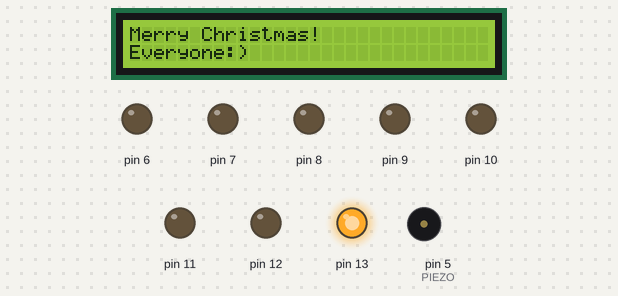
The sketch below on a simulated Arduino Uno, built with avr-gcc and run on an emulated ATmega328P. Parts: 30×2 character LCD, output pins drawn as LEDs (lit = HIGH), buzzer (waves = sounding).

Above: at 3.13 s.
At 3.8 s:
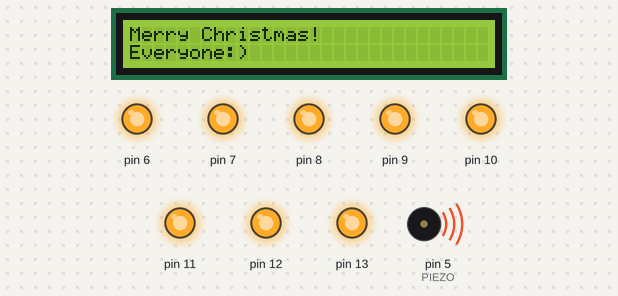
At 12.84 s:
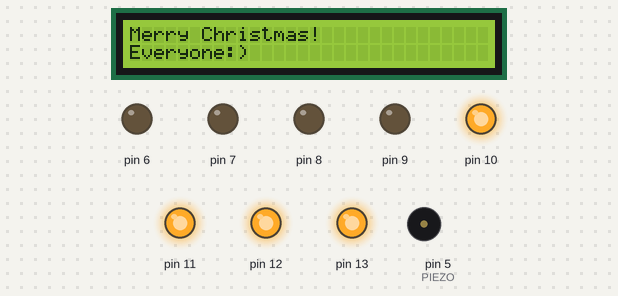
At 21.84 s:
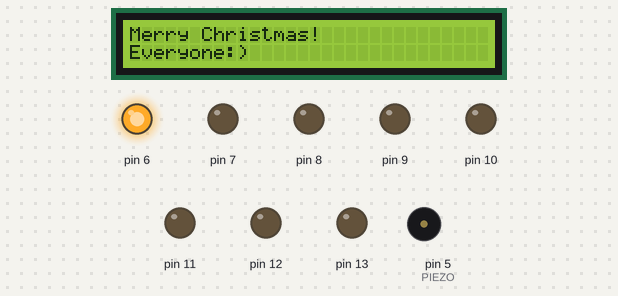
At 30.84 s:
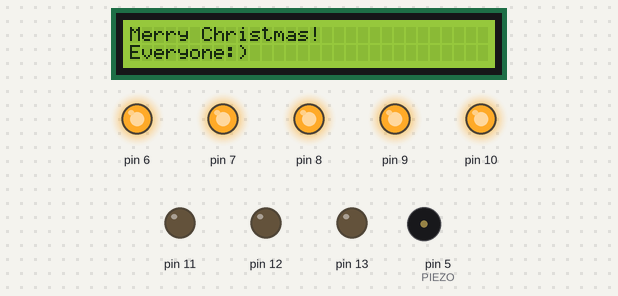
At 39.86 s:
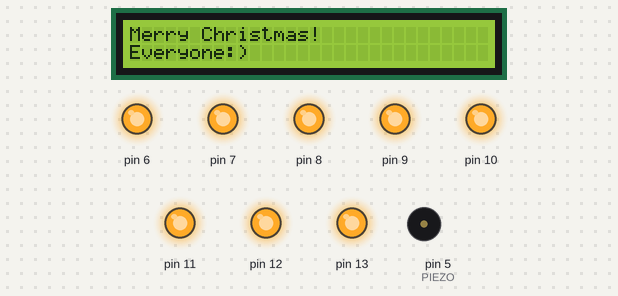
Timing chart, 0 to 40.0 s (numbered marks = the images above):
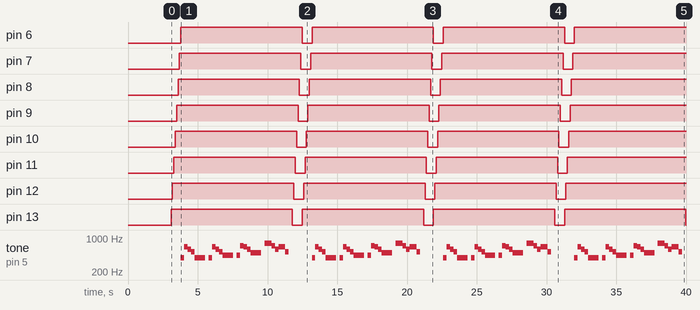

Measured:
- by itself, pin 6–13: alternates HIGH for 8.7 s and LOW for 0.70 s
- by itself, tone on pin 5 (PIEZO): plays 392 Hz for 0.25 s, 659 Hz for 0.25 s, 587 Hz for 0.25 s, 523 Hz for 0.25 s, 392 Hz for 0.75 s, 392 Hz for 0.25 s … (80 notes in this stretch)

The sketch:

arduino.ino
```cpp
#include "pitches.h"
#include <Wire.h>
#include <LiquidCrystal_I2C.h>
#define PIEZO 5

int song[ ] = { NOTE_G4, NOTE_E5, NOTE_D5, NOTE_C5, NOTE_G4, 0,
NOTE_G4, NOTE_E5, NOTE_D5, NOTE_C5, NOTE_A4, 0,
NOTE_A4, NOTE_F5, NOTE_E5, NOTE_D5, NOTE_B4, 0,
NOTE_G5, NOTE_G5, NOTE_F5, NOTE_D5, NOTE_E5, NOTE_C5, 0 };

//첫 소절 연주 시간
int time[ ] = { 250, 250, 250, 250, 750, 250,
250, 250, 250, 250, 750, 250,
250, 250, 250, 250, 750, 250,
250, 250, 250, 250, 500, 250, 250 };
LiquidCrystal_I2C lcd(0x27,30,2);

void setup() {
  pinMode(13, OUTPUT);
  pinMode(12, OUTPUT);
  pinMode(11, OUTPUT);
  pinMode(10, OUTPUT);
  pinMode(9, OUTPUT);
  pinMode(8, OUTPUT);
  pinMode(7, OUTPUT);
  pinMode(6, OUTPUT);
  pinMode(PIEZO, OUTPUT);
  delay(3000);
  lcd.init();
  lcd.backlight();
  lcd.setCursor(0,0);
  lcd.print("Merry Christmas!");
  lcd.setCursor(0,1);
  lcd.print("Everyone:)");
}

void loop() {
  digitalWrite(13, HIGH);
  delay(100);
  digitalWrite(12, HIGH);
  delay(100);
  digitalWrite(11, HIGH);
  delay(100);
  digitalWrite(10, HIGH);
  delay(100);
  digitalWrite(9, HIGH);
  delay(100);
  digitalWrite(8, HIGH);
  delay(100);
  digitalWrite(7, HIGH);
  delay(100);
  digitalWrite(6, HIGH);

  int i;
  for (i=0; i<25; i++) {
   tone(PIEZO, song[i], time[i]);
   delay(time[i]);
  }
  digitalWrite(13, LOW);
  delay(100);
  digitalWrite(12, LOW);
  delay(100);
  digitalWrite(11, LOW);
  delay(100);
  digitalWrite(10, LOW);
  delay(100);
  digitalWrite(9, LOW);
  delay(100);
  digitalWrite(8, LOW);
  delay(100);
  digitalWrite(7, LOW);
  delay(100);
  digitalWrite(6, LOW);
}
```
